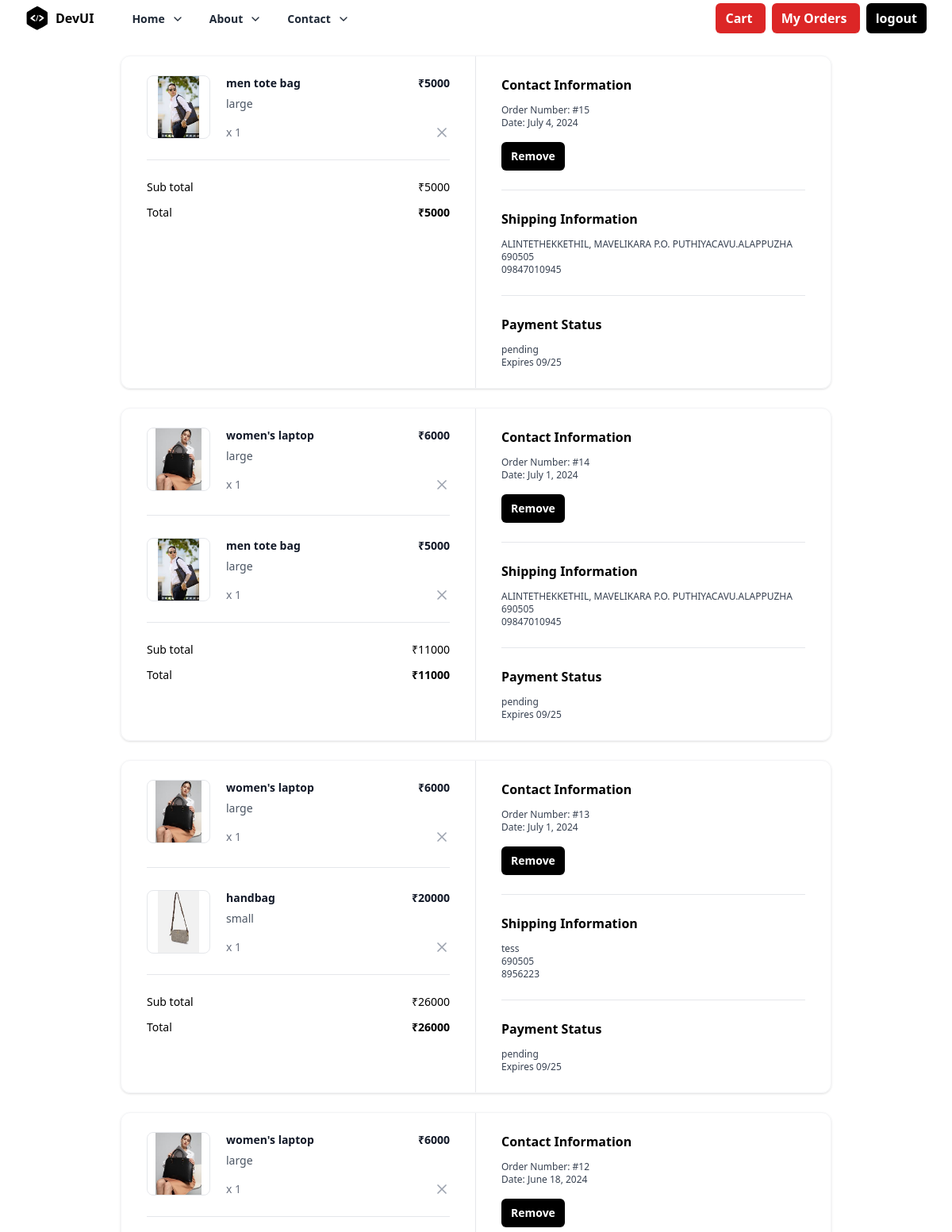
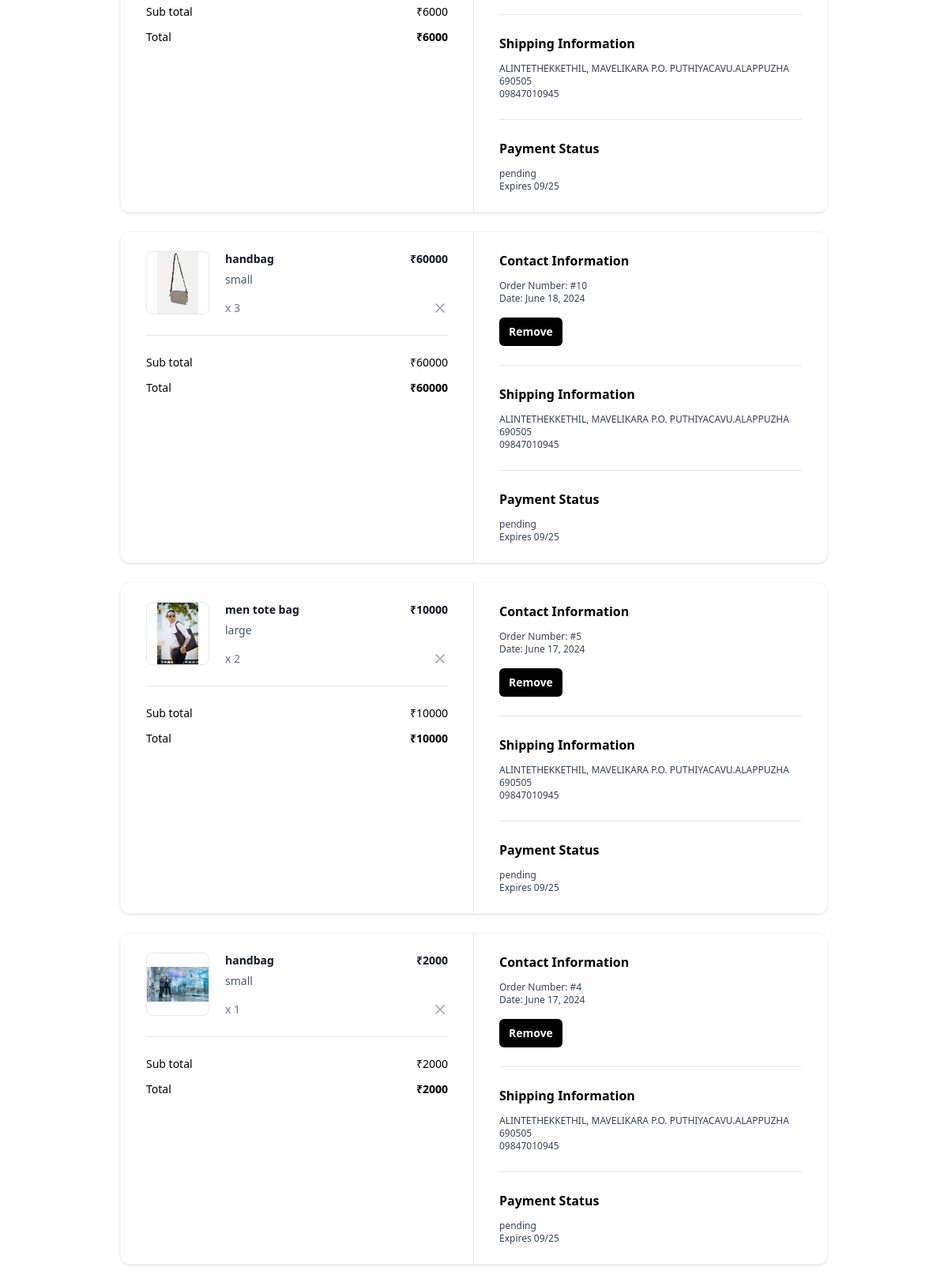
/order/summary/ (signed in, upper part), run on the app's committed database (2 pictures, top to bottom).
### bagsstore/models.py (models this page shows, shortened)
class BasketItem(models.Model):
    basket_object = models.ForeignKey(Basket, on_delete=models.CASCADE,related_name="cartitems")
    product_object = models.ForeignKey(Bag, on_delete=models.CASCADE)
    size_object = models.ForeignKey(Size, on_delete=models.CASCADE)
    quantity = models.PositiveIntegerField(default=1)
    created_date = models.DateTimeField(auto_now_add=True)
    updated_date = models.DateTimeField(auto_now=True)
    is_active = models.BooleanField(default=True)
    is_order_placed=models.BooleanField(default=False)
    @property #brackets is not needed(property decorator used to avoid brackets)
    def total_amount(self): #self is a basket item object
        return self.product_object.price*self.quantity

class Bag(models.Model):
    title = models.CharField(max_length=200)
    description = models.TextField(null=True, blank=True)
    size_object = models.ManyToManyField(Size)
    category_object = models.ForeignKey(Category, on_delete=models.CASCADE)
    brand_object = models.ForeignKey(Brand, on_delete=models.CASCADE)
    Colour_object=models.ForeignKey(Colour, on_delete=models.CASCADE)
    type_object=models.ManyToManyField(Type)
    image = models.ImageField(upload_to='bag_images', null=True, blank=True, default='bag_images/default.jpg')
    price = models.PositiveIntegerField()
    tag_object=models.ManyToManyField(Tag)
    created_date = models.DateTimeField(auto_now_add=True)
    updated_date = models.DateTimeField(auto_now=True)
    is_active = models.BooleanField(default=True)

class Size(models.Model):
    name = models.CharField(max_length=100, unique=True)
    created_date = models.DateTimeField(auto_now_add=True)
    updated_date = models.DateTimeField(auto_now=True)
    is_active = models.BooleanField(default=True)
    def __str__(self):
        return self.name

class Order(models.Model):
    user_object = models.ForeignKey(
                                        User,
                                        on_delete=models.CASCADE,
                                        related_name='myorders'
                                    )
    basket_item_objects = models.ManyToManyField(BasketItem)
    delivery_address = models.CharField(max_length=250)
    phone = models.CharField(max_length=12)
    pin=models.CharField(max_length=10,null=True)
    email = models.CharField(max_length=100)
    pay_options = (
        ('online', 'online'),
        ('cod', 'cod')
    )
    payment_mode = models.CharField(
                                        max_length=100,
                                        choices=pay_options,
                                        default='cod'
                                    )
    order_id = models.CharField(max_length=200, null=True)
    is_paid = models.BooleanField(default=False)
    order_status = (
        ('order_confirmed', 'Order confirmed'),
        ('dispatched', 'Dispatched'),
        ('in_transit', 'In transit'),
        ('delivered', 'Delivered'),
        ('cancelled', 'Cancelled'),
    )
    status = models.CharField(
                                max_length=200,
                                choices=order_status,
                                default='order_confirmed'
                            )
    created_date = models.DateTimeField(auto_now_add=True)
    updated_date = models.DateTimeField(auto_now=True)
    is_active = models.BooleanField(default=True)
    @property
    def sub_total(self):
        basket_items=self.basket_item_objects.all()
        total=0
        if basket_items:
            for bi in basket_items:
                total+=bi.total_amount
        return total

### bagsstore/views.py (the view)
# urls.py: path('order/summary/',views.OrderSummaryView.as_view(),name="order-summary"),
class OrderSummaryView(View):
    def get(self,request,*args,**kwargs):
        qs=Order.objects.filter(user_object=request.user).order_by("-created_date")
        return render(request,"order_summary.html",{"data":qs})

### bagsstore/templates/order_summary.html (shortened to what this page needs)
{%extends 'base.html'%}
{%block main_block%}
{%for order in data%}
<div class="mx-auto my-4 max-w-4xl md:my-6">
    <div class="overflow-hidden rounded-xl border border-gray-100 shadow">
      <div class="grid grid-cols-1 md:grid-cols-2">
        <div class="px-5 py-6 md:border-r md:border-r-gray-200 md:px-8">
          <div class="flow-root">
            <ul class="-my-7 divide-y divide-gray-200">
             {%for bi in order.basket_item_objects.all%}
             <li class="flex items-stretch justify-between space-x-5 py-7">
                <div class="flex flex-1 items-stretch">
                  <div class="flex-shrink-0">
                    <img
                      class="h-20 w-20 rounded-lg border border-gray-200 object-contain"
                      src="{{bi.product_object.image.url}}"
                      alt="https://static.nike.com/a/images/c_limit,w_592,f_auto/t_product_v1/54a510de-a406-41b2-8d62-7f8c587c9a7e/air-force-1-07-lv8-shoes-9KwrSk.png"
                    />
                  </div>
                  <div class="ml-5 flex flex-col justify-between">
                    <div class="flex-1">
                      <p class="text-sm font-bold text-gray-900">
                        {{bi.product_object.title}}
                      </p>
                      <p class="mt-1.5 text-sm font-medium text-gray-600">
                        {{bi.size_object}}
                      </p>
                    </div>
                    <p class="mt-4 text-sm font-medium text-gray-500">x {{bi.quantity}}</p>
                  </div>
                </div>
                <div class="ml-auto flex flex-col items-end justify-between">
                  <p class="text-right text-sm font-bold text-gray-900">
                    ₹{{bi.total_amount}}
                  </p>
                  <button
                    type="button"
                    class="-m-2 inline-flex rounded p-2 text-gray-400 transition-all duration-200 hover:text-gray-900 focus:outline-none focus:ring-2 focus:ring-gray-900 focus:ring-offset-2"
                  >
                    <svg
                      xmlns="http://www.w3.org/2000/svg"
                      width="24"
                      height="24"
                      viewBox="0 0 24 24"
                      fill="none"
                      stroke="currentColor"
                      stroke-width="2"
                      stroke-linecap="round"
                      stroke-linejoin="round"
                      class="h-5 w-5"
                    >
                      <line x1="18" y1="6" x2="6" y2="18"></line>
                      <line x1="6" y1="6" x2="18" y2="18"></line>
                    </svg>
                  </button>
                </div>
              </li>
             {%endfor%}
            </ul>
            <hr class="mt-6 border-gray-200" />
            <ul class="mt-6 space-y-3">
              <li class="flex items-center justify-between">
                <p class="text-sm font-medium">Sub total</p>
                <p class="text-sm font-medium">₹{{order.sub_total}}</p>
              </li>
              <li class="flex items-center justify-between">
                <p class="text-sm font-medium ">Total</p>
                <p class="text-sm font-bold ">₹{{order.sub_total}}</p>
              </li>
            </ul>
          </div>
        </div>
        <div class="px-5 py-6 md:px-8">
          <div class="flow-root">
            <div class="-my-6 divide-y divide-gray-200">
              <div class="py-6">
                <h2 class="text-base font-bold text-black">
                  Contact Information
                </h2>
                <p class="fontmedium mt-3 text-xs text-gray-700">
                  Order Number: #{{order.id}}
                </p>
                <p class="text-xs font-medium text-gray-700">
                  Date: {{order.created_date|date}}
                </p>
                <button
                  type='submit'
                  class="mt-4 rounded-md bg-black px-3 py-2 text-sm font-semibold text-white shadow-sm hover:bg-black/80 focus-visible:outline focus-visible:outline-2 focus-visible:outline-offset-2 focus-visible:outline-black"
                >
                  Remove
                </button>
              </div>
              <div class="py-6">
                <h2 class="mb-2 text-base font-bold text-black">
                  Shipping Information
                </h2>
                <p class="mt-3 text-xs font-medium text-gray-700">{{order.delivery_address}}</p>
                <p class="text-xs font-medium text-gray-700">
                  {{order.pin}}
                </p>
                <p class="text-xs font-medium text-gray-700">{{order.phone}}</p>
              </div>
              <div class="py-6">
                <h2 class="text-base font-bold text-black">
                  Payment Status
                </h2>
                <p class="mt-3 text-xs font-medium text-gray-700">
                  {%if order.is_paid%}
                    completed
                  {%else%}
                    pending
                  {%endif%}
                </p>
                <p class="text-xs font-medium text-gray-700">Expires 09/25</p>
              </div>
            </div>
          </div>
        </div>
      </div>
    </div>
  </div>
{%endfor%}
{%endblock%}

### data on the page
Order: sub_total "5000", id "15", created_date "July 4, 2024", delivery_address "ALINTETHEKKETHIL, MAVELIKARA P.O. PUTHIYACAVU.ALAPPUZHA", pin "690505", phone "09847010945", is_paid "pending"
BasketItem: product_object.image (picture), product_object "men tote bag", size_object "large", quantity "1", total_amount "5000"
Order: sub_total "11000", id "14", created_date "July 1, 2024", delivery_address "ALINTETHEKKETHIL, MAVELIKARA P.O. PUTHIYACAVU.ALAPPUZHA", pin "690505", phone "09847010945", is_paid "pending"
BasketItem: product_object.image (picture), product_object "women's laptop", size_object "large", quantity "1", total_amount "6000"
BasketItem: product_object.image (picture), product_object "men tote bag", size_object "large", quantity "1", total_amount "5000"
Order: sub_total "26000", id "13", created_date "July 1, 2024", delivery_address "tess", pin "690505", phone "8956223", is_paid "pending"
BasketItem: product_object.image (picture), product_object "women's laptop", size_object "large", quantity "1", total_amount "6000"
BasketItem: product_object.image (picture), product_object "handbag", size_object "small", quantity "1", total_amount "20000"
Order: sub_total "6000", id "12", created_date "June 18, 2024", delivery_address "ALINTETHEKKETHIL, MAVELIKARA P.O. PUTHIYACAVU.ALAPPUZHA", pin "690505", phone "09847010945", is_paid "pending"
BasketItem: product_object.image (picture), product_object "women's laptop", size_object "large", quantity "1", total_amount "6000"
Order: sub_total "60000", id "10", created_date "June 18, 2024", delivery_address "ALINTETHEKKETHIL, MAVELIKARA P.O. PUTHIYACAVU.ALAPPUZHA", pin "690505", phone "09847010945", is_paid "pending"
BasketItem: product_object.image (picture), product_object "handbag", size_object "small", quantity "3", total_amount "60000"
Order: sub_total "10000", id "5", created_date "June 17, 2024", delivery_address "ALINTETHEKKETHIL, MAVELIKARA P.O. PUTHIYACAVU.ALAPPUZHA", pin "690505", phone "09847010945", is_paid "pending"
BasketItem: product_object.image (picture), product_object "men tote bag", size_object "large", quantity "2", total_amount "10000"
Order: sub_total "2000", id "4", created_date "June 17, 2024", delivery_address "ALINTETHEKKETHIL, MAVELIKARA P.O. PUTHIYACAVU.ALAPPUZHA", pin "690505", phone "09847010945", is_paid "pending"
BasketItem: product_object.image (placeholder picture), product_object "handbag", size_object "small", quantity "1", total_amount "2000"
